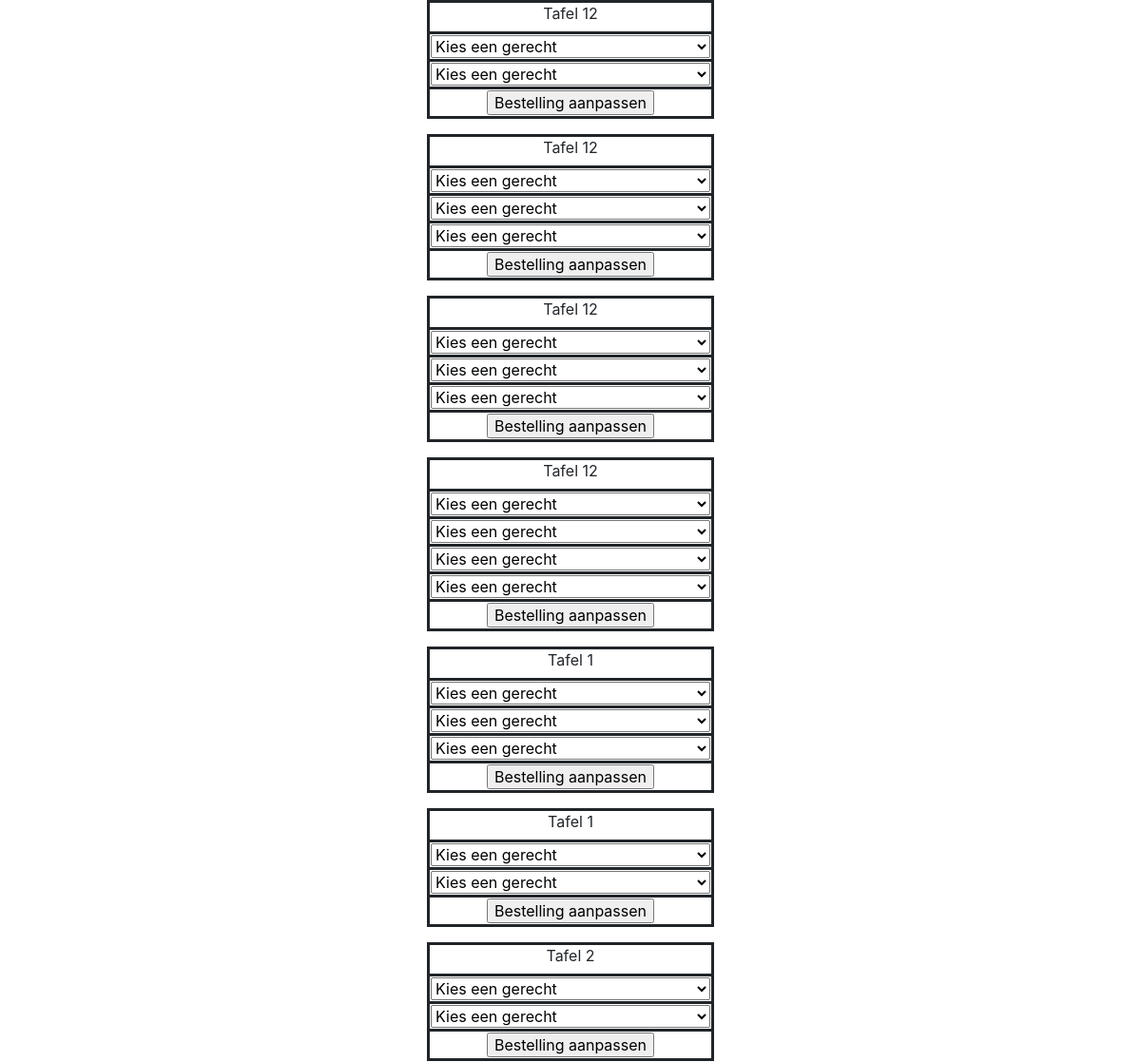
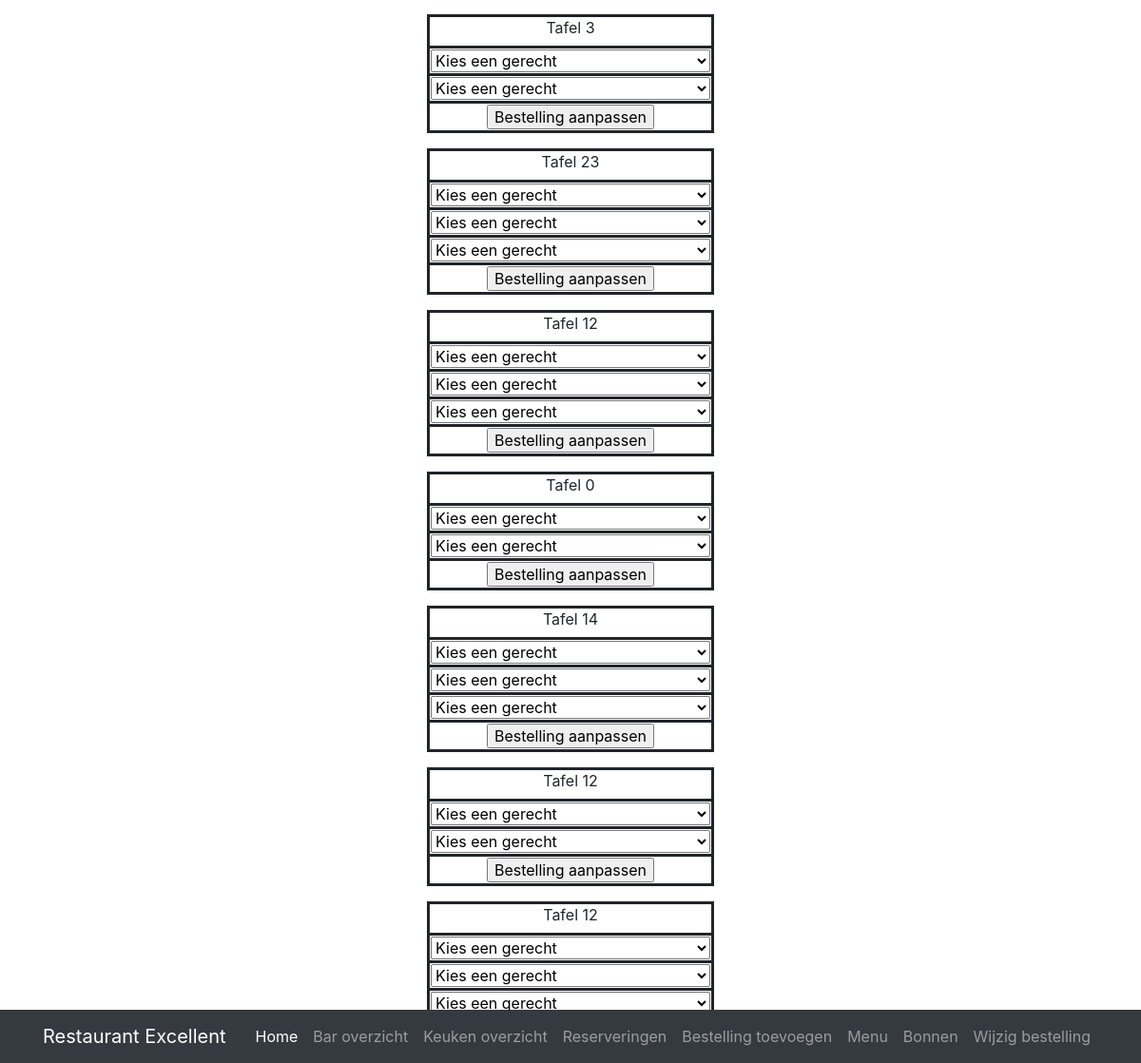
Page /View/wijzigbestelling.php on the committed database (2 pictures, top to bottom).
### tables this page shows
CREATE TABLE `bestellingen` (
  `bestellingsnummer` int(11) NOT NULL,
  `gebruikersnummer` int(11) NOT NULL,
  `gerechtsnummer` text NOT NULL,
  `dranknummer` text NOT NULL,
  `toevoeging` text NOT NULL,
  `tafelnummer` int(11) NOT NULL,
  `datum_tijd` datetime NOT NULL DEFAULT CURRENT_TIMESTAMP,
  `gerecht_voltooid` int(1) NOT NULL DEFAULT '0',
  `drank_voltooid` int(1) NOT NULL DEFAULT '0',
  `bestelling_afgerond` int(1) NOT NULL DEFAULT '0'
);

### Model/connection.php (called while the page is built)
<?php
class connection
{
    public function connect()
    {
        $connect = new PDO('mysql:host=localhost; dbname=restaurant_excellent', 'root', '');
        return $connect;
    }
}

### Model/wijzigbestellingModel.php (called while the page is built, shortened)
<?php
include('connection.php');
$connection = new connection();
$query = $connection->connect()->prepare('SELECT * FROM bestellingen WHERE bestelling_afgerond = 0');
$query->execute();
$bestelling_results = $query->fetchAll();

### View/wijzigbestelling.php (the view, shortened to what this page needs)
<html>
<head>
    <?php
    include('../includes/pageincludes.php');
    include('../Model/wijzigbestellingModel.php');
    ?>
</head>
<body>
<?php include('../includes/pagenav.php');
foreach ($bestelling_results as $bestelling_result) {
    $gerechten = explode(', ', $bestelling_result['gerechtsnummer']);
    $dranken = explode(', ', $bestelling_result['dranknummer']);
    ?>
    <form action="../Model/wijzigbestellingModel.php" method="post">
        <table style="margin:auto;">
            <tr>
                <td>
                    <label for="tafelnummer">Tafel <?php echo $bestelling_result['tafelnummer']; ?></label><br>
                </td>
            </tr>
            <?php foreach ($gerechten as $gerecht) {
                ?>
                <tr>
                    <td>
                        <select name="gerechten[]" id="gerechtsnummer">
                            <option value="0">Kies een gerecht</option>
                        </select>
                    </td>
                </tr>
            <?php }
            foreach ($dranken as $drank) {
                ?>
                <tr>
                    <td>
                        <select name="gerechten[]" id="gerechtsnummer">
                            <option value="0">Kies een gerecht</option>
                        </select>
                    </td>
                </tr>
            <?php } ?>
            <tr>
                <td>
                    <input type="submit" name="submit" value="Bestelling aanpassen">
                </td>
            </tr>
        </table>
    </form>
    <?php
} ?>
</body>
</html>

### Css/the-big-picture.css (style rules this page uses)
body { background: url('http://www.amifood.be/wp-content/uploads/2017/04/image-6.jpg') no-repeat center center fixed; -webkit-background-size: cover; -moz-background-size: cover; background-size: cover; -o-background-size: cover; }

### View/wijzigbestelling.php (style rules this page uses)
table, th, tr, td { border: solid; border-collapse: collapse; text-align: center; background: white; }

### rows in the picture
bestellingen: tafelnummer "12"
bestellingen: tafelnummer "12"
bestellingen: tafelnummer "12"
bestellingen: tafelnummer "12"
bestellingen: tafelnummer "1"
bestellingen: tafelnummer "1"
bestellingen: tafelnummer "2"
bestellingen: tafelnummer "3"
bestellingen: tafelnummer "23"
bestellingen: tafelnummer "12"
bestellingen: tafelnummer "0"
bestellingen: tafelnummer "14"
bestellingen: tafelnummer "12"
bestellingen: tafelnummer "12"
